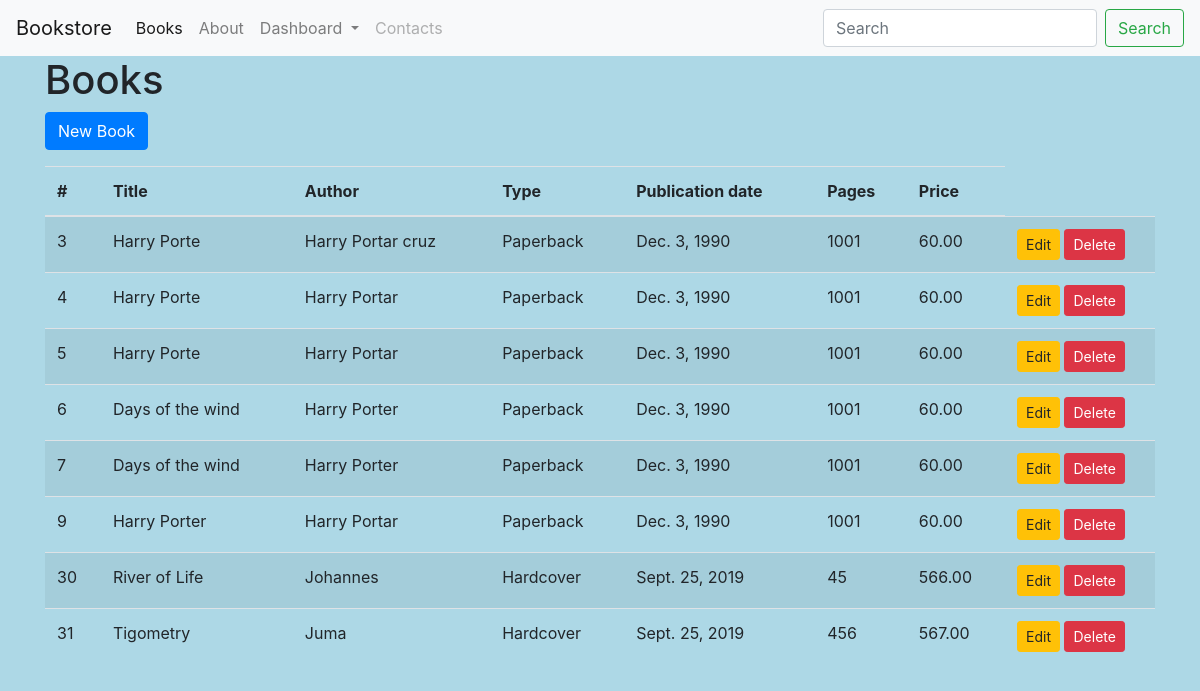
The page / on the database its author committed.
### main/models.py (models this page shows, shortened)
class Book(models.Model):
    HARDCOVER = 1
    PAPERBACK = 2
    EBOOK = 3
    BOOK_TYPES = (
        (HARDCOVER, 'Hardcover'),
        (PAPERBACK, 'Paperback'),
        (EBOOK, 'E-book'),
    )
    title = models.CharField(max_length=50)
    publication_date = models.DateField(null=True)
    author = models.CharField(max_length=30, blank=True)
    price = models.DecimalField(max_digits=5, decimal_places=2)
    pages = models.IntegerField(blank=True, null=True)
    book_type = models.PositiveSmallIntegerField(choices=BOOK_TYPES)

### main/views.py (the view)
# urls.py: path('', views.book_list, name='book_list'),
def book_list(request):
    template = 'book_list.html'
    books = Book.objects.all()
    return render(request, template, {'books':books})

### main/templates/book_list.html (shortened to what this page needs)
{% extends 'base.html' %}
{% load static %}
{% block content %}
<h1 class="page-header">Books</h1>
<p>
    <button type="button" class="btn btn-primary js-create-book" data-url="{% url 'book_create' %}">
        New Book
    </button>
</p>
<table class="table table-striped" id="book-table">
    <thead>
        <tr>
            <th scope="col">#</th>
            <th scope="col">Title</th>
            <th scope="col">Author</th>
            <th scope="col">Type</th>
            <th scope="col">Publication date</th>
            <th scope="col">Pages</th>
            <th scope="col">Price</th>
        </tr>
    </thead>
    <tbody>
        {% include 'partial_book_list.html' %}
    </tbody>
</table>
{% endblock %}

### main/templates/base.html (shortened to what this page needs)
{% load static %}<!DOCTYPE html>
<html lang="en">
<head>
    <link rel="stylesheet" href="https://stackpath.bootstrapcdn.com/bootstrap/4.3.1/css/bootstrap.min.css">
    <link rel="stylesheet" href="{% static 'css/main.css' %}" type="text/css">
</head>
<body>
        <nav class="navbar navbar-expand-lg navbar-light bg-light">
                <a class="navbar-brand" href="#">Bookstore </a>
                <div class="collapse navbar-collapse" id="navbarSupportedContent">
                  <ul class="navbar-nav mr-auto">
                    <li class="nav-item active">
                      <a class="nav-link" href="{% url 'book_list' %}">Books <span class="sr-only">(current)</span></a>
                    </li>
                    <li class="nav-item">
                      <a class="nav-link" href="{% url 'book_create' %}">About</a>
                    </li>
                    <li class="nav-item dropdown">
                      <a class="nav-link dropdown-toggle" href="#" id="navbarDropdown" role="button" data-toggle="dropdown" 				aria-haspopup="true" aria-expanded="false">
                        Dashboard
                      </a>
                    </li>
                    <li class="nav-item">
                      <a class="nav-link disabled" href="#">Contacts</a>
                    </li>
                  </ul>
                  <form class="form-inline my-2 my-lg-0">
                    <input class="form-control mr-sm-2" type="search" placeholder="Search" aria-label="Search">
                    <button class="btn btn-outline-success my-2 my-sm-0" type="submit">Search</button>
                  </form>
                </div>
            </nav>
    <div class="container">
        {% block content %}
        {% endblock %}
    </div>
</body>
</html>

### main/templates/partial_book_list.html (shortened to what this page needs)
{% for book in books %}
    <tr>
        <td>{{ book.id }}</td>
        <td>{{ book.title }}</td>
        <td>{{ book.author }}</td>
        <td>{{ book.get_book_type_display }}</td>
        <td>{{ book.publication_date }}</td>
        <td>{{ book.pages }}</td>
        <td>{{ book.price }}</td>
        <td style="width: 150px">
            <button type="button"
                    class="btn btn-warning btn-sm js-update-book"
                    data-url="{% url 'book_update' book.id %}">
                Edit
            </button>
            <button type="button"
                    class="btn btn-danger btn-sm js-delete-book"
                    data-url="{% url 'book_delete' book.id %}">
                Delete
            </button>
        </td>
    </tr>
{% empty %}
    <tr>
        <td colspan="8" class="text-center bg-warning">No book</td>
    </tr>
{% endfor %}

### static/static/css/main.css (style rules this page uses)
body { background: lightblue; }

### rows shown on the page
Book: id "3", title "Harry Porte", author "Harry Portar cruz", book_type "Paperback", publication_date "Dec. 3, 1990", pages "1001", price "60.00"
Book: id "4", title "Harry Porte", author "Harry Portar", book_type "Paperback", publication_date "Dec. 3, 1990", pages "1001", price "60.00"
Book: id "5", title "Harry Porte", author "Harry Portar", book_type "Paperback", publication_date "Dec. 3, 1990", pages "1001", price "60.00"
Book: id "6", title "Days of the wind", author "Harry Porter", book_type "Paperback", publication_date "Dec. 3, 1990", pages "1001", price "60.00"
Book: id "7", title "Days of the wind", author "Harry Porter", book_type "Paperback", publication_date "Dec. 3, 1990", pages "1001", price "60.00"
Book: id "9", title "Harry Porter", author "Harry Portar", book_type "Paperback", publication_date "Dec. 3, 1990", pages "1001", price "60.00"
Book: id "30", title "River of Life", author "Johannes", book_type "Hardcover", publication_date "Sept. 25, 2019", pages "45", price "566.00"
Book: id "31", title "Tigometry", author "Juma", book_type "Hardcover", publication_date "Sept. 25, 2019", pages "456", price "567.00"
